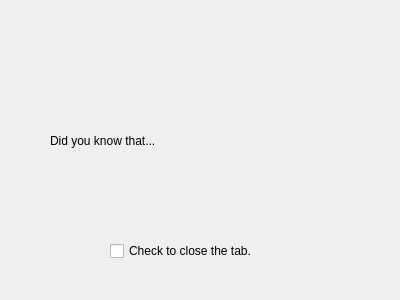
<?xml version="1.0" encoding="UTF-8"?>
<ui version="4.0">
 <class>Form</class>
 <widget class="QWidget" name="Form">
  <property name="geometry">
   <rect>
    <x>0</x>
    <y>0</y>
    <width>400</width>
    <height>300</height>
   </rect>
  </property>
  <property name="windowTitle">
   <string>Form</string>
  </property>
  <widget class="QLabel" name="label">
   <property name="geometry">
    <rect>
     <x>50</x>
     <y>60</y>
     <width>271</width>
     <height>161</height>
    </rect>
   </property>
   <property name="text">
    <string>Did you know that...</string>
   </property>
  </widget>
  <widget class="QCheckBox" name="checkBox">
   <property name="geometry">
    <rect>
     <x>110</x>
     <y>240</y>
     <width>161</width>
     <height>22</height>
    </rect>
   </property>
   <property name="text">
    <string>Check to close the tab.</string>
   </property>
  </widget>
 </widget>
 <resources/>
 <connections/>
</ui>
